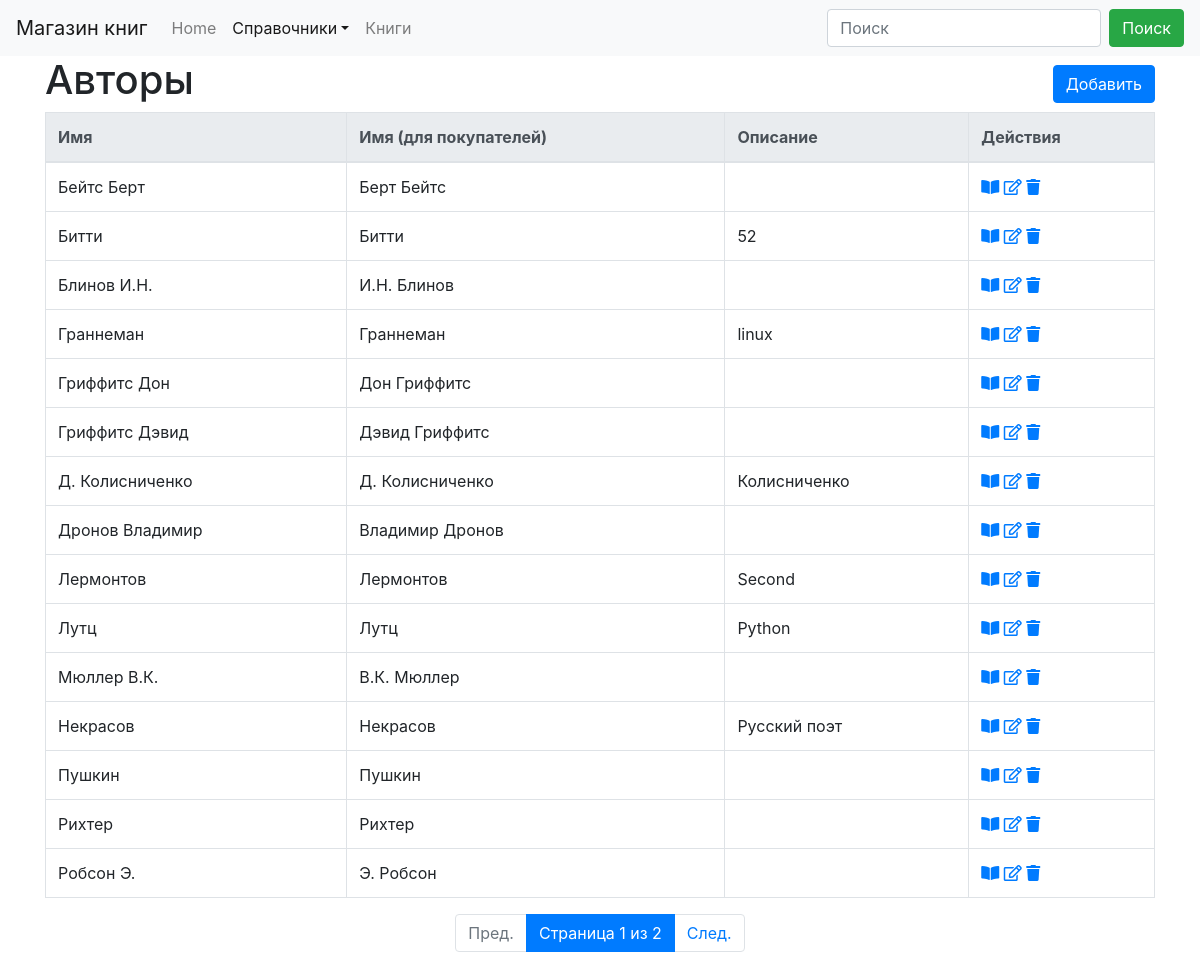
The app's page /ref/author/ with its own data.
### dimensionsapp/models.py (models this page shows, shortened)
class Dimension(models.Model):
    name = models.CharField("Наименование", max_length=50, unique=True)
    description = models.TextField("Описание", blank=True, )
    class Meta:
        abstract = True
        ordering = ['name']

class Author(Dimension):
    biography = models.TextField("Биография", blank=True, )
    namePublic = models.CharField("Имя (для покупателя)", max_length=100)
    @classmethod
    def get_create_url(cls):
        return reverse_lazy('author_create')
    def get_detail_url(self):
        return reverse_lazy('author_detail', args=[self.pk])
    def get_update_url(self):
        return reverse_lazy('author_update', args=[self.pk])
    def get_delete_url(self):
        return reverse_lazy('author_delete', args=[self.pk])
    class Meta(Dimension.Meta):
        verbose_name = 'автор'
        verbose_name_plural = 'авторы'

### dimensionsapp/views.py (the view)
# urls.py: path('author/', AuthorListView.as_view(), name='author_list'),
class AuthorListView(ListViewFilter):
    model = Author
    form = SearchFormAuthor

### dimensionsapp/form.py
class SearchFormAuthor(forms.Form):
    search = forms.CharField(label='Имя', required=False)

### dimensionsapp/templatetags/paginator_page.py (called while the page is built)
@register.filter
def paginator_page(value, arg):
    qd = value.copy()
    qd['page'] = arg
    return '?' + qd.urlencode()

### dimensionsapp/views.py (called while the page is built)
    def get_context_data(self, *, object_list=None, **kwargs):
        context = super().get_context_data(**kwargs)
        if 'search' in self.request.GET:
            context['form'] = self.form({'search': self.request.GET['search']})
            context['search_string'] = self.request.GET['search']
        else:
            context['form'] = self.form()
        return context

    def get_queryset(self):
        qs = super().get_queryset()
        if 'search' in self.request.GET and self.request.GET['search'] != '':
            name = self.request.GET['search']
            qs = qs.filter(name__icontains=name)
        return qs

### dimensionsapp/templates/dimensionsapp/author_list.html (shortened to what this page needs)
{% extends 'dimension_list.html' %}
{% block list_header %}
    <th>Имя</th>
    <th>Имя (для покупателей)</th>
    <th>Описание</th>
{% endblock %}
{% block list_element %}
    <td>{{ object.name }}</td>
    <td>{{ object.namePublic }}</td>
    <td>{{  object.description }}</td>
{% endblock %}
{% block header %}
        <H1>Авторы</H1>
{% endblock %}

### templates/dimension_list.html (shortened to what this page needs)
{% extends 'base.html' %}
{% load static %}
{% load crispy_forms_tags %}
{% load paginator_page %}
{% block navbar %}
    {% include 'navbar.html' with search_tag="search" active="dimension"%}
{% endblock %}
{% block body %}
    <div class="container">
        <div class="row align-items-center">
            <div class="col-auto">
                {% block header %}{% endblock %}
            </div>
            <div class="col text-right" >
                    {% block create %}
                    <a href="{% block create_ankor %}{{ object_list.model.get_create_url }}{% endblock %}" class="btn btn-primary my-1" >Добавить</a>
                    {% endblock %}
            </div>
        </div>
        <table class="table table-bordered">
            {% block dimension_list %}
                <thead class="thead-light">
                    <tr>
                        {% block list_header %}{% endblock %}
                        <th>Действия</th>
                    </tr>
                </thead>
                <tbody>
                    {% for object in object_list %}
                        <tr>
                        {% block list_element %}{% endblock %}
                            <td>
                                <a href="{% block  url_view%}{{ object.get_detail_url }}{% endblock %}" title="Посмотреть"><i class="fas fa-book-open"></i></a>
                                <a href="{% block  url_edit%}{{ object.get_update_url }}{% endblock %}" title="Править"><i class="far fa-edit"></i></a>
                                <a href="{% block  url_delete%}{{ object.get_delete_url }}{% endblock %}" title="Удалить"><i class="fas fa-trash"></i></a>
                            </td>
                        </tr>
                    {% endfor %}
                </tbody>
            {% endblock %}
        </table>
        {% block paginator %}
        {% if is_paginated %}
            <ul class="pagination  justify-content-center">
                {% if page_obj.has_previous %}
                    <li class="page-item">
                        <a href="{{ view.request.GET|paginator_page:page_obj.previous_page_number }}" class="page-link">Пред.</a>
                    </li>
                {% else %}
                    <li class="page-item disabled">
                        <a href="#" tabindex="-1" class="page-link">Пред.</a>
                    </li>
                {% endif %}
                <li class="page-item active">
                    <span class="page-link"> Страница {{ page_obj.number }} из {{ page_obj.paginator.num_pages }}</span>
                </li>
                {% if page_obj.has_next %}
                    <li class="page-item">
                        <a href="{{ view.request.GET|paginator_page:page_obj.next_page_number }}" class="page-link">След.</a>
                    </li>
                {% else %}
                    <li class="page-item disabled">
                        <a href="#" tabindex="-1" class="page-link">След.</a>
                    </li>
                {% endif %}
            </ul>
        {% endif %}
        {% endblock paginator%}
    </div>
{% endblock body %}

### records on screen
Author: name "Бейтс Берт", namePublic "Берт Бейтс"
Author: name "Битти", namePublic "Битти", description "52"
Author: name "Блинов И.Н.", namePublic "И.Н. Блинов"
Author: name "Граннеман", namePublic "Граннеман", description "linux"
Author: name "Гриффитс Дон", namePublic "Дон Гриффитс"
Author: name "Гриффитс Дэвид", namePublic "Дэвид Гриффитс"
Author: name "Д. Колисниченко", namePublic "Д. Колисниченко", description "Колисниченко"
Author: name "Дронов Владимир", namePublic "Владимир Дронов"
Author: name "Лермонтов", namePublic "Лермонтов", description "Second"
Author: name "Лутц", namePublic "Лутц", description "Python"
Author: name "Мюллер В.К.", namePublic "В.К. Мюллер"
Author: name "Некрасов", namePublic "Некрасов", description "Русский поэт"
Author: name "Пушкин", namePublic "Пушкин"
Author: name "Рихтер", namePublic "Рихтер"
Author: name "Робсон Э.", namePublic "Э. Робсон"

### other values on screen
{{ page_obj.number }} "1"
{{ page_obj.paginator.num_pages }} "2"
